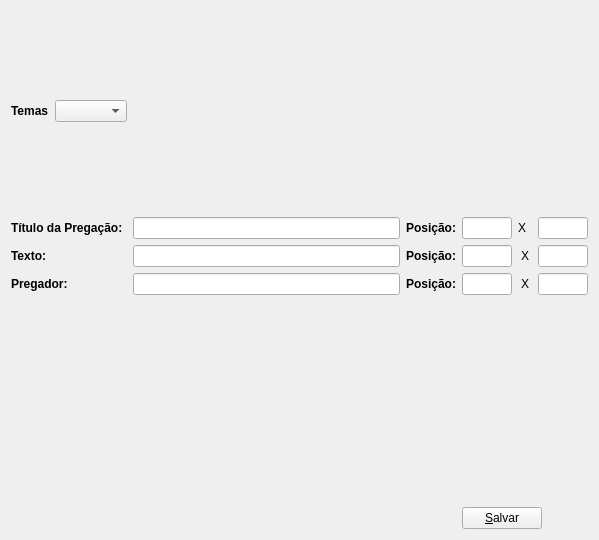
      <widget class="QWidget" name="tabSlidePregador">
       <attribute name="title">
        <string>Slide Pregador</string>
       </attribute>
       <layout class="QGridLayout" name="gridLayout_14">
        <item row="0" column="0">
         <widget class="QLabel" name="label_31">
          <property name="text">
           <string>&lt;b&gt;Temas&lt;/b&gt;</string>
          </property>
         </widget>
        </item>
        <item row="0" column="1">
         <widget class="QComboBox" name="cmbTemasPregadores"/>
        </item>
        <item row="0" column="2">
         <widget class="QLabel" name="lblPregadorTemaVis">
          <property name="minimumSize">
           <size>
            <width>267</width>
            <height>200</height>
           </size>
          </property>
          <property name="maximumSize">
           <size>
            <width>267</width>
            <height>200</height>
           </size>
          </property>
          <property name="text">
           <string/>
          </property>
         </widget>
        </item>
        <item row="2" column="0" colspan="2">
         <widget class="QLabel" name="label_32">
          <property name="text">
           <string>&lt;b&gt;Título da Pregação:&lt;/b&gt;</string>
          </property>
         </widget>
        </item>
        <item row="2" column="2">
         <widget class="QLineEdit" name="edtPregadorTitulo"/>
        </item>
        <item row="2" column="3">
         <widget class="QLabel" name="label_35">
          <property name="text">
           <string>&lt;!DOCTYPE HTML PUBLIC &quot;-//W3C//DTD HTML 4.0//EN&quot; &quot;http://www.w3.org/TR/REC-html40/strict.dtd&quot;&gt;
&lt;html&gt;&lt;head&gt;&lt;meta name=&quot;qrichtext&quot; content=&quot;1&quot; /&gt;&lt;style type=&quot;text/css&quot;&gt;
p, li { white-space: pre-wrap; }
&lt;/style&gt;&lt;/head&gt;&lt;body style=&quot; font-family:'DejaVu Sans'; font-size:9pt; font-weight:400; font-style:normal;&quot;&gt;
&lt;p style=&quot; margin-top:0px; margin-bottom:0px; margin-left:0px; margin-right:0px; -qt-block-indent:0; text-indent:0px;&quot;&gt;&lt;span style=&quot; font-weight:600;&quot;&gt;Posição:&lt;/span&gt;&lt;/p&gt;&lt;/body&gt;&lt;/html&gt;</string>
          </property>
         </widget>
        </item>
        <item row="2" column="4">
         <widget class="QLineEdit" name="edtPregadorPosXTitulo">
          <property name="maximumSize">
           <size>
            <width>50</width>
            <height>16777215</height>
           </size>
          </property>
         </widget>
        </item>
        <item row="2" column="5">
         <widget class="QLabel" name="label_38">
          <property name="text">
           <string>X</string>
          </property>
          <property name="alignment">
           <set>Qt::AlignCenter</set>
          </property>
         </widget>
        </item>
        <item row="3" column="0">
         <widget class="QLabel" name="label_33">
          <property name="text">
           <string>&lt;b&gt;Texto:&lt;/b&gt;</string>
          </property>
         </widget>
        </item>
        <item row="3" column="2">
         <widget class="QLineEdit" name="edtPregadorTexto"/>
        </item>
        <item row="3" column="3">
         <widget class="QLabel" name="label_36">
          <property name="text">
           <string>&lt;!DOCTYPE HTML PUBLIC &quot;-//W3C//DTD HTML 4.0//EN&quot; &quot;http://www.w3.org/TR/REC-html40/strict.dtd&quot;&gt;
&lt;html&gt;&lt;head&gt;&lt;meta name=&quot;qrichtext&quot; content=&quot;1&quot; /&gt;&lt;style type=&quot;text/css&quot;&gt;
p, li { white-space: pre-wrap; }
&lt;/style&gt;&lt;/head&gt;&lt;body style=&quot; font-family:'DejaVu Sans'; font-size:9pt; font-weight:400; font-style:normal;&quot;&gt;
&lt;p style=&quot; margin-top:0px; margin-bottom:0px; margin-left:0px; margin-right:0px; -qt-block-indent:0; text-indent:0px;&quot;&gt;&lt;span style=&quot; font-weight:600;&quot;&gt;Posição:&lt;/span&gt;&lt;/p&gt;&lt;/body&gt;&lt;/html&gt;</string>
          </property>
         </widget>
        </item>
        <item row="3" column="4">
         <widget class="QLineEdit" name="edtPregadorPosXTexto">
          <property name="maximumSize">
           <size>
            <width>50</width>
            <height>16777215</height>
           </size>
          </property>
         </widget>
        </item>
        <item row="3" column="5" colspan="2">
         <widget class="QLabel" name="label_40">
          <property name="text">
           <string>X</string>
          </property>
          <property name="alignment">
           <set>Qt::AlignCenter</set>
          </property>
         </widget>
        </item>
        <item row="4" column="0" colspan="2">
         <widget class="QLabel" name="label_34">
          <property name="text">
           <string>&lt;b&gt;Pregador:&lt;/b&gt;</string>
          </property>
         </widget>
        </item>
        <item row="4" column="2">
         <widget class="QLineEdit" name="edtPregadorPregador"/>
        </item>
        <item row="4" column="3">
         <widget class="QLabel" name="label_37">
          <property name="text">
           <string>&lt;!DOCTYPE HTML PUBLIC &quot;-//W3C//DTD HTML 4.0//EN&quot; &quot;http://www.w3.org/TR/REC-html40/strict.dtd&quot;&gt;
&lt;html&gt;&lt;head&gt;&lt;meta name=&quot;qrichtext&quot; content=&quot;1&quot; /&gt;&lt;style type=&quot;text/css&quot;&gt;
p, li { white-space: pre-wrap; }
&lt;/style&gt;&lt;/head&gt;&lt;body style=&quot; font-family:'DejaVu Sans'; font-size:9pt; font-weight:400; font-style:normal;&quot;&gt;
&lt;p style=&quot; margin-top:0px; margin-bottom:0px; margin-left:0px; margin-right:0px; -qt-block-indent:0; text-indent:0px;&quot;&gt;&lt;span style=&quot; font-weight:600;&quot;&gt;Posição:&lt;/span&gt;&lt;/p&gt;&lt;/body&gt;&lt;/html&gt;</string>
          </property>
         </widget>
        </item>
        <item row="4" column="4">
         <widget class="QLineEdit" name="edtPregadorPosXPregador">
          <property name="maximumSize">
           <size>
            <width>50</width>
            <height>16777215</height>
           </size>
          </property>
         </widget>
        </item>
        <item row="4" column="5" colspan="2">
         <widget class="QLabel" name="label_39">
          <property name="text">
           <string>X</string>
          </property>
          <property name="alignment">
           <set>Qt::AlignCenter</set>
          </property>
         </widget>
        </item>
        <item row="5" column="2">
         <widget class="QLabel" name="lblPregadorTemaResult">
          <property name="minimumSize">
           <size>
            <width>267</width>
            <height>200</height>
           </size>
          </property>
          <property name="maximumSize">
           <size>
            <width>267</width>
            <height>200</height>
           </size>
          </property>
          <property name="text">
           <string/>
          </property>
         </widget>
        </item>
        <item row="3" column="7">
         <widget class="QLineEdit" name="edtPregadorPosYTexto">
          <property name="maximumSize">
           <size>
            <width>50</width>
            <height>16777215</height>
           </size>
          </property>
         </widget>
        </item>
        <item row="4" column="7">
         <widget class="QLineEdit" name="edtPregadorPosYPregador">
          <property name="maximumSize">
           <size>
            <width>50</width>
            <height>16777215</height>
           </size>
          </property>
         </widget>
        </item>
        <item row="2" column="7">
         <widget class="QLineEdit" name="edtPregadorPosYTitulo">
          <property name="maximumSize">
           <size>
            <width>50</width>
            <height>16777215</height>
           </size>
          </property>
         </widget>
        </item>
        <item row="6" column="4" colspan="4">
         <widget class="QPushButton" name="pushButton">
          <property name="sizePolicy">
           <sizepolicy hsizetype="Fixed" vsizetype="Fixed">
            <horstretch>0</horstretch>
            <verstretch>0</verstretch>
           </sizepolicy>
          </property>
          <property name="layoutDirection">
           <enum>Qt::LeftToRight</enum>
          </property>
          <property name="text">
           <string>&amp;Salvar</string>
          </property>
         </widget>
        </item>
       </layout>
      </widget>
